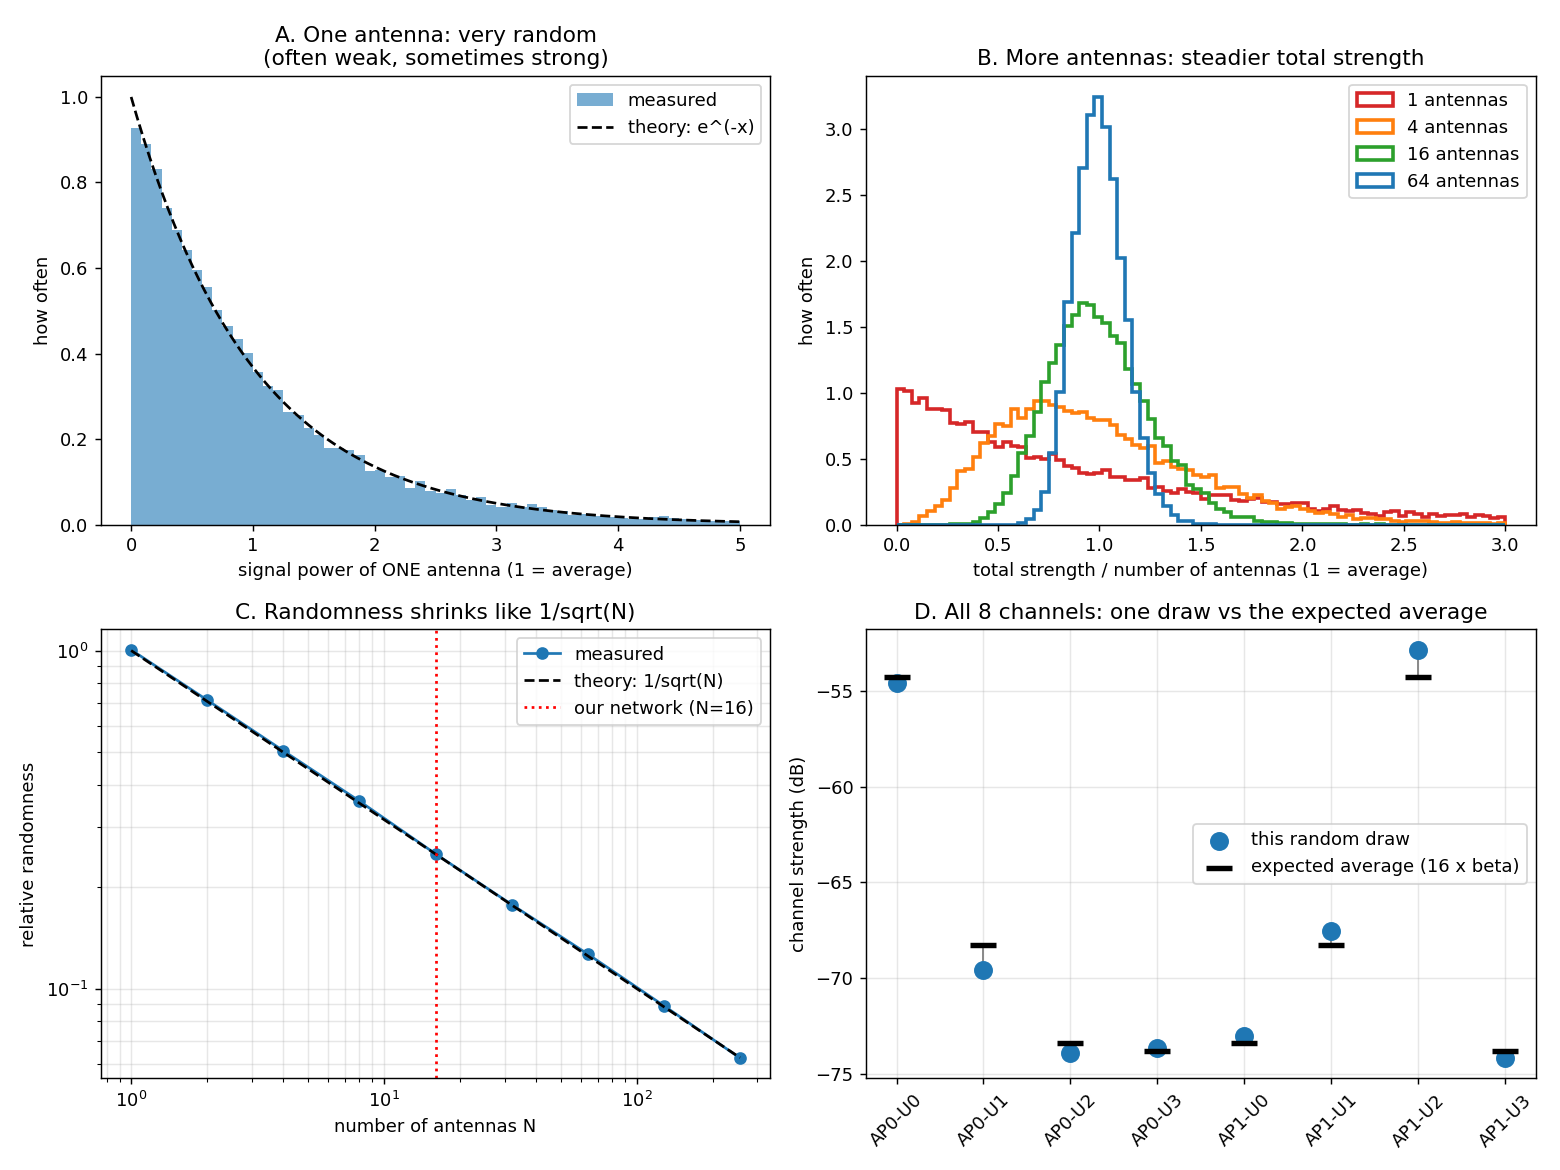

The script that saved this image:
# Four pictures that show how the random channel behaves.

import numpy as np
import matplotlib.pyplot as plt

import config
from ap_location_generation import generate_ap_positions
from ue_location_generation import generate_ue_positions
from path_loss_model import beta_from_positions
from channel_model import rayleigh_fading, full_channel

_, _, beta = beta_from_positions(generate_ap_positions(), generate_ue_positions())
rng = np.random.default_rng(config.SEED)

fig, ax = plt.subplots(2, 2, figsize=(12, 9))

# ---- A: a single antenna, many random draws ----
g1 = rayleigh_fading(20000, 1, 1, rng).ravel()
power1 = np.abs(g1) ** 2
ax[0, 0].hist(power1, bins=60, range=(0, 5), density=True, alpha=0.6, label="measured")
x = np.linspace(0, 5, 200)
ax[0, 0].plot(x, np.exp(-x), "k--", label="theory: e^(-x)")
ax[0, 0].set_xlabel("signal power of ONE antenna (1 = average)")
ax[0, 0].set_ylabel("how often")
ax[0, 0].set_title("A. One antenna: very random\n(often weak, sometimes strong)")
ax[0, 0].legend()

# ---- B: adding antennas makes the total strength steadier ----
for n, colour in zip([1, 4, 16, 64], ["tab:red", "tab:orange", "tab:green", "tab:blue"]):
    gg = rayleigh_fading(20000, 1, n, rng)
    total = np.sum(np.abs(gg) ** 2, axis=2).ravel() / n      # divide by n so the average is 1
    ax[0, 1].hist(total, bins=80, range=(0, 3), density=True, histtype="step", lw=2,
                  color=colour, label=f"{n} antennas")
ax[0, 1].set_xlabel("total strength / number of antennas (1 = average)")
ax[0, 1].set_ylabel("how often")
ax[0, 1].set_title("B. More antennas: steadier total strength")
ax[0, 1].legend()

# ---- C: channel hardening curve ----
ns = [1, 2, 4, 8, 16, 32, 64, 128, 256]
rels = []
for n in ns:
    s = np.sum(np.abs(rayleigh_fading(5000, 1, n, rng)) ** 2, axis=2).ravel()
    rels.append(s.std() / s.mean())
ax[1, 0].loglog(ns, rels, "o-", label="measured")
ax[1, 0].loglog(ns, 1 / np.sqrt(np.array(ns, float)), "k--", label="theory: 1/sqrt(N)")
ax[1, 0].axvline(config.N_ANTENNAS, color="red", ls=":", label=f"our network (N={config.N_ANTENNAS})")
ax[1, 0].set_xlabel("number of antennas N")
ax[1, 0].set_ylabel("relative randomness")
ax[1, 0].set_title("C. Randomness shrinks like 1/sqrt(N)")
ax[1, 0].grid(True, which="both", alpha=0.3)
ax[1, 0].legend()

# ---- D: one random draw versus the expected strength, for all 8 pairs ----
H = full_channel(beta, np.random.default_rng(config.SEED))
strength_db = 10 * np.log10(np.sum(np.abs(H) ** 2, axis=2)).ravel()
expected_db = 10 * np.log10(config.N_ANTENNAS * beta).ravel()
labels = [f"AP{m}-U{k}" for m in range(config.N_AP) for k in range(config.N_UE)]
xx = np.arange(len(labels))
ax[1, 1].scatter(xx, strength_db, s=90, color="tab:blue", zorder=3, label="this random draw")
ax[1, 1].scatter(xx, expected_db, s=200, marker="_", linewidths=3, color="black", zorder=4,
                 label="expected average (16 x beta)")
for i in range(len(labels)):
    ax[1, 1].plot([i, i], [strength_db[i], expected_db[i]], color="gray", lw=1, zorder=2)
ax[1, 1].set_xticks(xx)
ax[1, 1].set_xticklabels(labels, rotation=45)
ax[1, 1].grid(True, alpha=0.3)
ax[1, 1].set_ylabel("channel strength (dB)")
ax[1, 1].set_title("D. All 8 channels: one draw vs the expected average")
ax[1, 1].legend()

plt.tight_layout()
plt.savefig("step3_plot_channel.png", dpi=130)
plt.show()
print("Saved step3_plot_channel.png")
